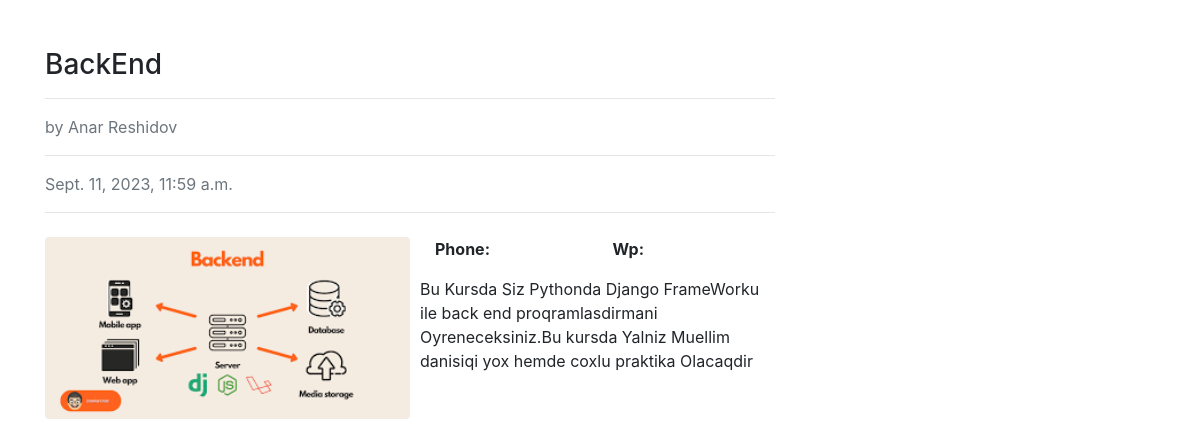
Page /cource/view/5 on the committed database.
### accounts/models.py (models this page shows, shortened)
class Product(models.Model):
    CATEGORY=(
        ("qiyabi","Əyani"),
        ("online","Online")
    )
    CONTENT=(
        ("informatics lessons","informatika dersleri"),
        ("Backend lessons","Backend derlseri"),
        ("Frontend lessons","FrontEnd derlseri"),
        ("Fullstack lessons","Fullstack derlseri"),
        ("Electonics lessons","Elektonika dersleri"),
        ("Python lessons","Python dersleri"),
    )
    title=models.CharField(verbose_name="title",max_length=60)
    teachers = models.ForeignKey(Teacher, on_delete=models.SET_NULL,null=True)
    content=models.TextField(verbose_name="content",choices=CONTENT)
    price=models.FloatField(verbose_name="Tedris Qiymeti",default=0)
    description=models.TextField(verbose_name="Info",null=True)
    category=models.CharField(verbose_name="Kateqoriya",choices=CATEGORY,null=True,max_length=60)
    created_date=models.DateTimeField(auto_now_add=True)
    product_image=models.ImageField(null=False,upload_to="images/",default=None)

class Teacher(models.Model):
    name=models.CharField(verbose_name="Ad Soyad",max_length=50)
    email=models.EmailField(verbose_name="email",max_length=70)
    phone=models.IntegerField(verbose_name="Phone Number")
    wpphone=models.IntegerField(verbose_name="Wp Number")
    def __str__(self) -> str:
        return self.name

### accounts/views.py (the view)
# urls.py: path('view/<int:id>',views.courcesview,name="courcesview"),
def courcesview(request,id):
    product=get_object_or_404(Product,id=id)
    return render(request,"cource_view.html",{"product":product})

### templates/cource_view.html (shortened to what this page needs)
<!DOCTYPE html>
{% load static %}
<html lang="en">
<head>
    <link rel="stylesheet" href="{% static 'home/cources/css/course_view.css' %}">
    <link rel="stylesheet" href="https://cdnjs.cloudflare.com/ajax/libs/font-awesome/6.4.2/css/all.min.css" />
    <link rel="stylesheet" href="https://cdn.jsdelivr.net/npm/bootstrap@4.0.0/dist/css/bootstrap.min.css">
</head>
<body>
    <div class="container mt-5">
        <div class="row">
            <div class="col-lg-8">
                <article>
                    <header class="mb-4">
                        <h3 class="fw-bolder mb-1">{{product.title}}</h3>
                        <hr>
                        <div class="text-muted fst-italic mb-2">by {{product.teachers}}</div>
                        <hr>
                        <div class="text-muted fst-italic mb-2">{{product.created_date}}</div>
                        <hr>
                    </header>
                    <div class="image-container">
                        <img class="img-fluid rounded custom-image" src="{{product.product_image.url}}" alt="..." />
                        <div class="row">
                            <div class="col-md-6">
                                <p class="fs-5"><b>Phone:</b>{{product.phone}}</p>
                            </div>
                            <div class="col-md-6">
                                <p class="fs-5"><b>Wp:</b>{{product.wpphone}}</p>
                            </div>
                        </div>
                    </div>
                    <div class="text-container">
                        <p class="fs-5 mb-4">{{product.description|safe}}</p>
                    </div>
                </article>
            </div>
        </div>
    </div>
</body>
</html>

### static/home/cources/css/course_view.css (style rules this page uses)
.custom-image { width: 50%; max-height: 250px; object-fit: contain; float: left; margin-right: 10px; }
.text-container { overflow: hidden; }

### rows in the picture
Product: title "BackEnd", teachers "Anar Reshidov", created_date "Sept. 11, 2023, 11:59 a.m.", product_image (picture), description "Bu Kursda Siz Pythonda Django FrameWorku ile back end proqramlasdirmani Oyreneceksiniz.Bu kursda Yalniz Muellim danisiqi yox hemde coxlu praktika Olacaqdir"
